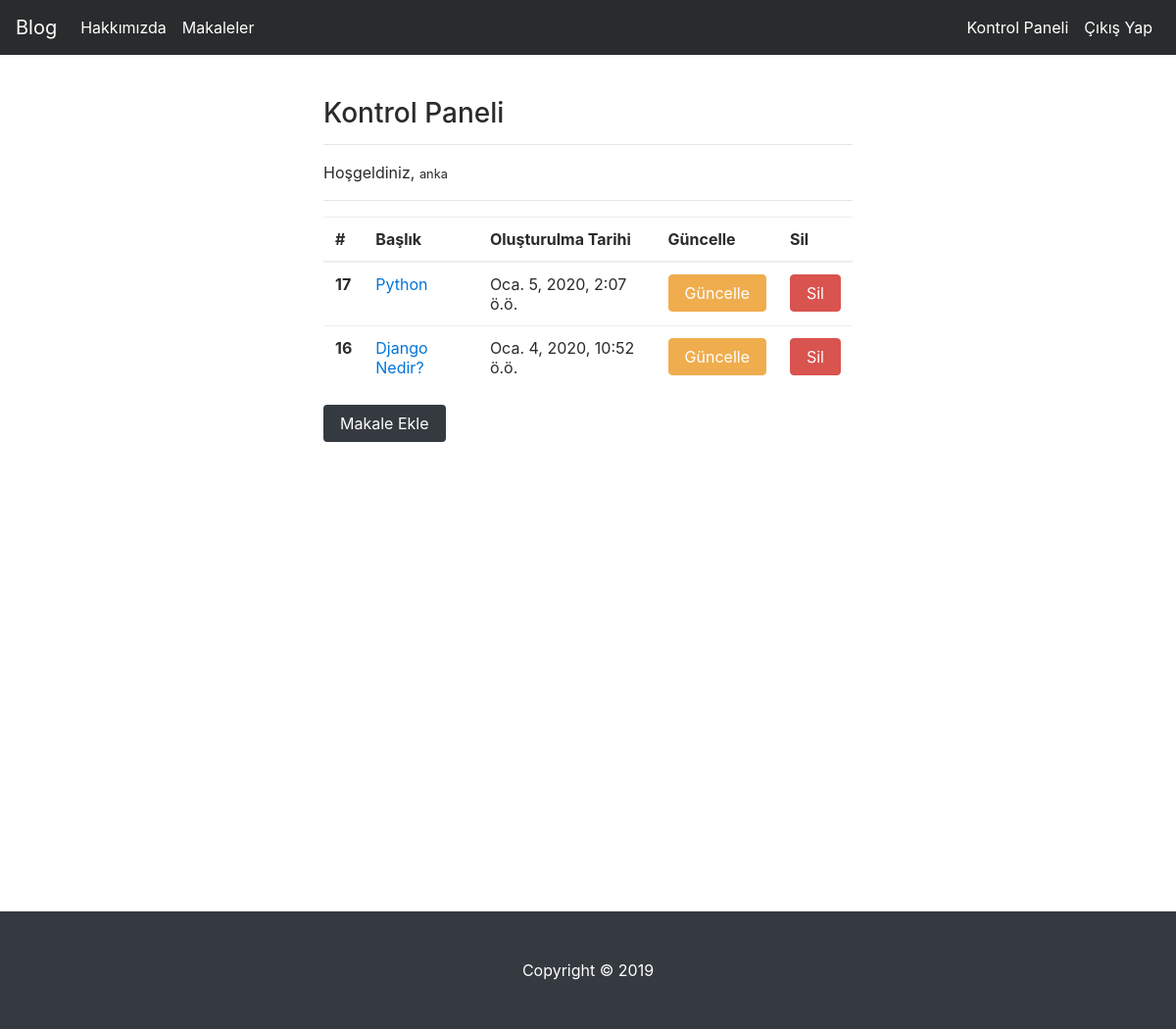
Page /articles/dashboard/ (signed in) on the earlier database version.
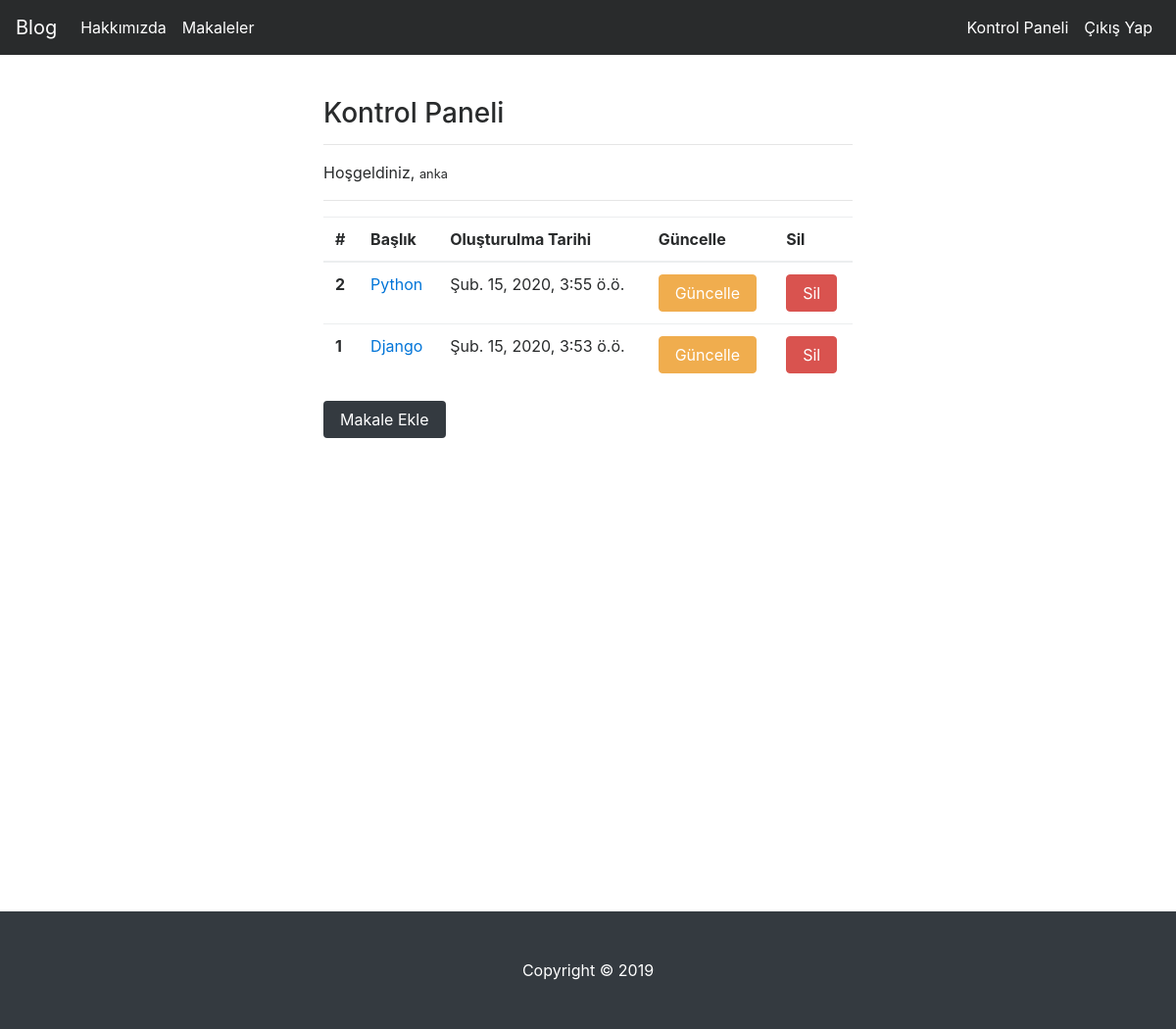
Same page on the later database version.
### article/models.py (models this page shows, shortened)
class Article(models.Model):
    author = models.ForeignKey("auth.User", on_delete = models.CASCADE, verbose_name = 'Yazar')
    title = models.CharField(max_length = 50, verbose_name = 'Başlık')
    content = RichTextField(verbose_name="İçerik")
    created_date = models.DateTimeField(auto_now_add=True,verbose_name='Oluşturulma Tarihi')
    image = models.FileField(blank = True, null = True, verbose_name="Fotoğraf Ekleyin")
    class Meta:
        db_table = 'Makale'
        ordering = ["-created_date"]
        verbose_name = 'Article'
        verbose_name_plural = 'Articles'

### article/views.py (the view)
# urls.py: path('dashboard/', dashboard, name = "dashboard"),
@login_required(login_url="user:login")
def dashboard(request):
    articles = Article.objects.filter(author = request.user)
    context = {
        "articles" : articles
    }
    return render(request,"dashboard.html", context)

### templates/dashboard.html (shortened to what this page needs)
{% extends 'layout.html' %}
{% block body %}
<div class="row">
    <div class="col-md-6 offset-md-3">
      <h3>Kontrol Paneli</h3>
      <hr>
      <p>
        Hoşgeldiniz, <small>{{request.user.username}}</small>
      </p>
      <hr>
        {% if articles %}
          <table class="table">
            <thead class="thead-dark">
              <tr>
                <th scope="col">#</th>
                <th scope="col">Başlık</th>
                <th scope="col">Oluşturulma Tarihi</th>
                <th scope="col">Güncelle</th>
                <th scope="col">Sil</th>
              </tr>
            </thead>
            <tbody>
              {% for article in articles %}
                <tr>
                  <th scope="row">{{article.id}}</th>
                  <td><a href="{% url 'article:detail' article.id %}">{{article.title}}</a></td>
                  <td>{{article.created_date}}</td>
                  <td><a class = "btn btn-warning" href="{% url 'article:updateArticle' article.id %}">Güncelle</a></td>
                  <td><a class = "btn btn-danger"  href="{% url 'article:deleteArticle' article.id %}">Sil</a></td>
                </tr>
              {% endfor %}
            </tbody>
          </table>
        {% else %}
          <div class="alert alert-danger">Henüz Bir Makaleniz Bulunmuyor!</div>
        {% endif %}
      <a class="btn btn-dark" href="{% url 'article:addarticle' %}">Makale Ekle</a>
    </div>
  </div>
{% endblock body %}

Differences in the rows shown:
removed Article: id "17", title "Python", created_date "Oca. 5, 2020, 2:07 ö.ö."
removed Article: id "16", title "Django Nedir?", created_date "Oca. 4, 2020, 10:52 ö.ö."
added Article: id "2", title "Python", created_date "Şub. 15, 2020, 3:55 ö.ö."
added Article: id "1", title "Django", created_date "Şub. 15, 2020, 3:53 ö.ö."
